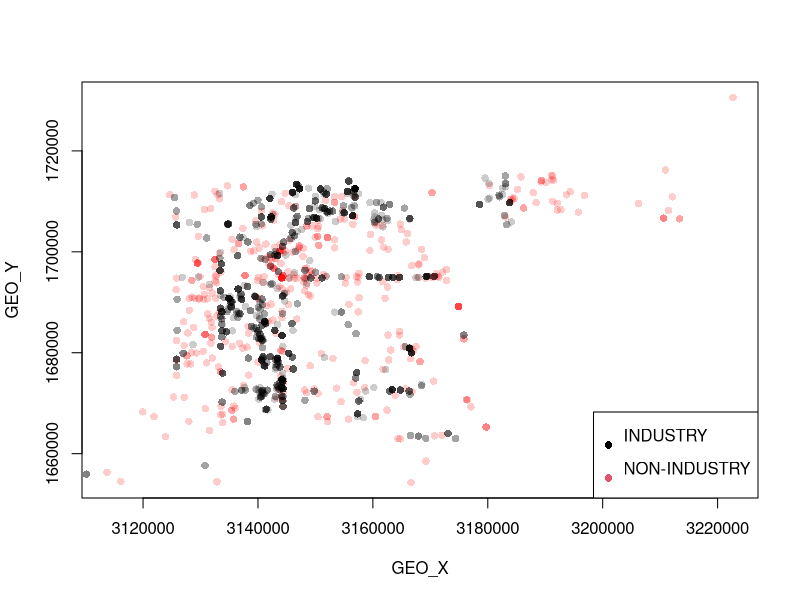

R code for this plot: (Note: this script raises an error after producing the figure.)
## ---- chunk 1
library(caret, quietly = TRUE)
data <- read.csv("crime_marijuana.csv")
head(data)
## ---- chunk 2
summary(data$MJ_RELATION_TYPE)
## ---- chunk 3
x <- data$GEO_X
y <- data$GEO_Y
class <- data$MJ_RELATION_TYPE
x_ind <- x[class == "INDUSTRY\n"]
y_ind <- y[class == "INDUSTRY\n"]
x_nind <- x[class == "NON-INDUSTRY\n"]
y_nind <- y[class == "NON-INDUSTRY\n"]
plot(x_nind,y_nind,col=rgb(red=1,green=0,blue=0, alpha=0.2), pch=16, xlab = "GEO_X", ylab = "GEO_Y")
points(x_ind,y_ind,col=rgb(red=0,green=0,blue=0, alpha=0.2), pch=16)
legend("bottomright",NULL,unique(class),col=1:length(unique(class)),pch=16)
## ---- chunk 4
data_nona <- data[complete.cases(data),]
tindex <- createDataPartition(data_nona$MJ_RELATION_TYPE, p=0.8, list=FALSE)
data_train <- data_nona[tindex,]
x_train <- data_train[,c("GEO_X","GEO_Y")]
y_train <- data_train[,"MJ_RELATION_TYPE"]
data_test <- data_nona[-tindex,]
x_test <- data_test[,c("GEO_X","GEO_Y")]
y_test <- data_test[,"MJ_RELATION_TYPE"]
## ---- chunk 5
mjFit <- train(x=x_train, y=y_train)
## ---- chunk 6
pred <- predict(mjFit, x_test)
confusionMatrix(pred, y_test)
